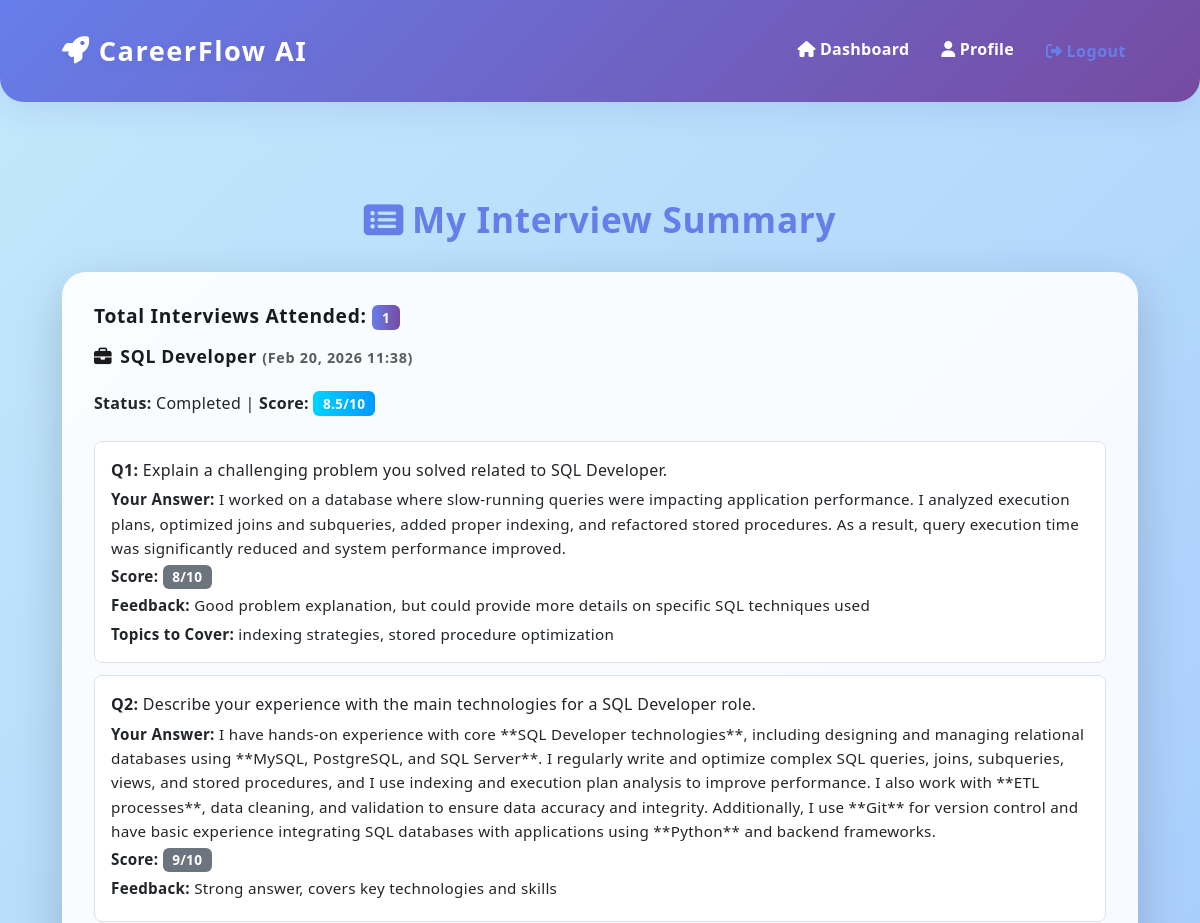
The app's page /summary/ (signed in, upper part), older data.
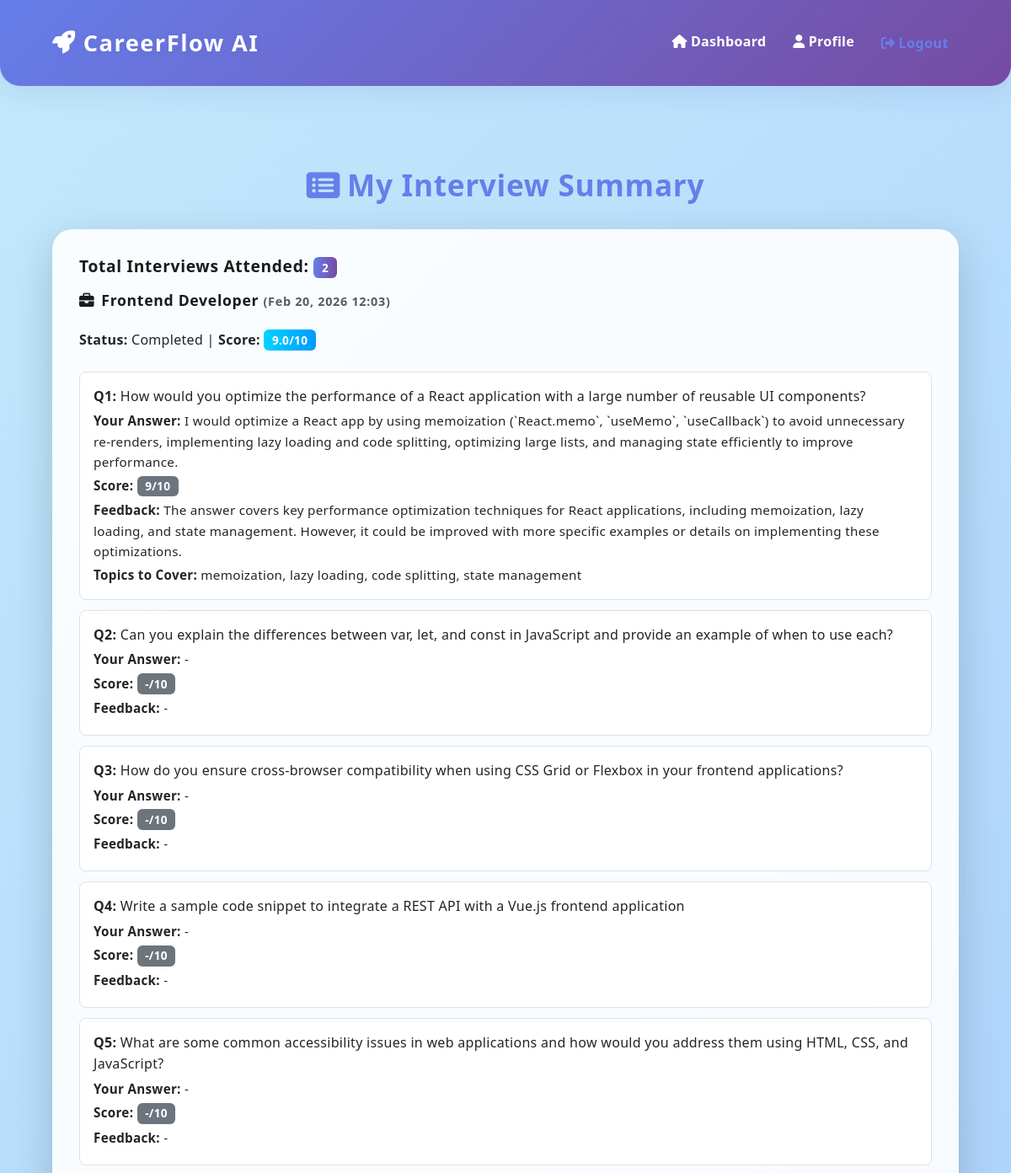
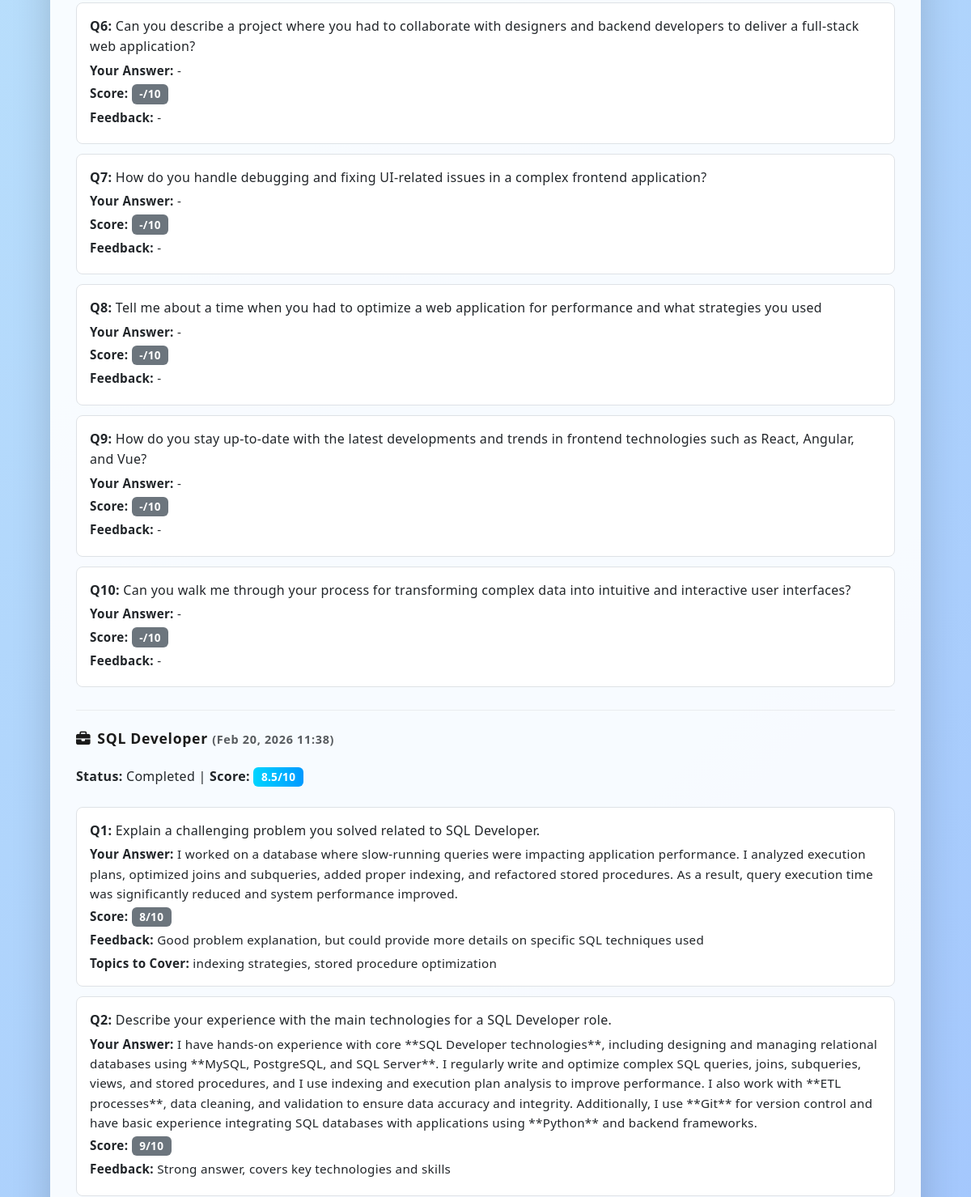
The same page, newer data (2 pictures, top to bottom).
### interviews/models.py (models this page shows, shortened)
class InterviewSession(models.Model):
    STATUS_CHOICES = [
        ('setup', 'Setup'),
        ('in_progress', 'In Progress'),
        ('completed', 'Completed'),
    ]
    user = models.ForeignKey(User, on_delete=models.CASCADE)
    job_description = models.TextField()
    role_title = models.CharField(max_length=200)
    resume = models.FileField(upload_to='resumes/')
    status = models.CharField(max_length=20, choices=STATUS_CHOICES, default='setup')
    overall_score = models.FloatField(default=0.0)
    created_at = models.DateTimeField(auto_now_add=True)
    completed_at = models.DateTimeField(null=True, blank=True)

class Question(models.Model):
    TYPE_CHOICES = [
        ('technical', 'Technical'),
        ('behavioral', 'Behavioral'),
    ]
    session = models.ForeignKey(InterviewSession, on_delete=models.CASCADE, related_name='questions')
    question_text = models.TextField()
    question_type = models.CharField(max_length=20, choices=TYPE_CHOICES)
    order = models.IntegerField(default=0)

class Answer(models.Model):
    question = models.OneToOneField(Question, on_delete=models.CASCADE, related_name='answer')
    user_response = models.TextField()
    is_voice = models.BooleanField(default=False)
    ai_score = models.IntegerField(default=0)
    ai_feedback = models.TextField()
    topics_to_cover = models.TextField(blank=True)
    answered_at = models.DateTimeField(auto_now_add=True)

### core/views.py (the view)
# urls.py: path('summary/', views.summary, name='summary'),
@login_required
def summary(request):
    sessions = InterviewSession.objects.filter(user=request.user).order_by('-created_at')
    return render(request, 'core/summary.html', {'sessions': sessions})

### core/templates/core/summary.html (shortened to what this page needs)
{% extends 'base.html' %}
{% block content %}
<div class="container py-4 py-md-5">
  <div class="row mb-4">
    <div class="col-12 text-center">
      <h1 class="dashboard-header mb-2" style="font-size: clamp(1.8rem, 5vw, 2.2rem);font-weight:700;color:#667eea;">
        <i class="fas fa-list-alt me-2"></i>My Interview Summary
      </h1>
    </div>
  </div>
  <div class="row mb-4">
    <div class="col-12">
      <div class="card shadow-lg border-0 mb-4">
        <div class="card-body">
          <h4 class="mb-3" style="font-size: clamp(1rem, 2vw, 1.2rem);">Total Interviews Attended: <span class="badge bg-primary">{{ sessions.count }}</span></h4>
          {% for session in sessions %}
          <div class="mb-4 pb-3" style="border-bottom: 1px solid #e9ecef;">
            <h5 style="font-size: clamp(1rem, 2vw, 1.1rem); word-break: break-word;"><i class="fas fa-briefcase me-2"></i>{{ session.role_title }} <small class="text-muted" style="font-size: clamp(0.8rem, 1.5vw, 0.9rem);">({{ session.created_at|date:'M d, Y H:i' }})</small></h5>
            <p style="font-size: clamp(0.9rem, 1.5vw, 1rem);"><strong>Status:</strong> {{ session.get_status_display }} | <strong>Score:</strong> <span class="badge bg-info">{{ session.overall_score|floatformat:1 }}/10</span></p>
            <div class="list-group">
              {% for question in session.questions.all %}
              <div class="list-group-item" style="padding: clamp(12px, 2vw, 16px); border: 1px solid #dee2e6; margin-bottom: 12px; border-radius: 0.5rem;">
                <p class="mb-1" style="font-size: clamp(0.9rem, 1.5vw, 1rem); word-break: break-word;"><strong>Q{{ question.order }}:</strong> {{ question.question_text }}</p>
                <p class="mb-1" style="font-size: clamp(0.85rem, 1.5vw, 0.95rem); word-break: break-word;"><strong>Your Answer:</strong> {{ question.answer.user_response|default:'-' }}</p>
                <p class="mb-1" style="font-size: clamp(0.85rem, 1.5vw, 0.95rem);"><strong>Score:</strong> <span class="badge bg-secondary">{{ question.answer.ai_score|default:'-' }}/10</span></p>
                <p class="mb-1" style="font-size: clamp(0.85rem, 1.5vw, 0.95rem); word-break: break-word;"><strong>Feedback:</strong> {{ question.answer.ai_feedback|default:'-' }}</p>
                {% if question.answer.topics_to_cover %}
                <p class="mb-0" style="font-size: clamp(0.85rem, 1.5vw, 0.95rem); word-break: break-word;"><strong>Topics to Cover:</strong> {{ question.answer.topics_to_cover }}</p>
                {% endif %}
              </div>
              {% endfor %}
            </div>
          </div>
          {% empty %}
          <p style="font-size: clamp(0.95rem, 1.5vw, 1rem);">No interviews taken yet.</p>
          {% endfor %}
        </div>
      </div>
    </div>
  </div>
</div>
{% endblock %}

### core/templates/base.html (shortened to what this page needs)
{% load static %}
<!DOCTYPE html>
<html lang="en">
<head>
    <link rel="stylesheet" href="https://cdn.jsdelivr.net/npm/bootstrap@5.3.2/dist/css/bootstrap.min.css">
    <link rel="stylesheet" href="https://cdnjs.cloudflare.com/ajax/libs/font-awesome/6.5.0/css/all.min.css">
    <link rel="stylesheet" href="{% static 'responsive.css' %}">
</head>
<body>
    <nav class="navbar navbar-expand-lg mb-4">
        <div class="container">
            <a class="navbar-brand d-flex align-items-center gap-2" href="/">
                <i class="fas fa-rocket"></i> CareerFlow AI
            </a>
            <ul class="navbar-nav ms-auto flex-row gap-2">
                {% if user.is_authenticated %}
                    <li class="nav-item"><a class="nav-link text-white" href="{% url 'dashboard' %}"><i class="fas fa-home me-1"></i>Dashboard</a></li>
                    <li class="nav-item"><a class="nav-link text-white" href="{% url 'profile' %}"><i class="fas fa-user me-1"></i>Profile</a></li>
                    <li class="nav-item d-flex align-items-center">
                        <form method="post" action="{% url 'logout' %}" class="m-0 p-0" style="display:inline;">
                            <button type="submit" class="nav-link btn btn-link text-white p-0" style="text-decoration:none;">
                                <i class="fas fa-sign-out-alt me-1"></i>Logout
                            </button>
                        </form>
                    </li>
                {% else %}
                    <li class="nav-item"><a class="nav-link text-white" href="{% url 'login' %}"><i class="fas fa-sign-in-alt me-1"></i>Login</a></li>
                    <li class="nav-item"><a class="nav-link text-white" href="{% url 'signup' %}"><i class="fas fa-user-plus me-1"></i>Sign Up</a></li>
                {% endif %}
            </ul>
        </div>
    </nav>
    <main>
        {% block content %}{% endblock %}
    </main>
</body>
</html>

### core/static/responsive.css (style rules this page uses)
:root { --font-size-base: clamp(14px, 2.5vw, 16px); --font-size-h1: clamp(24px, 5vw, 48px); --font-size-h2: clamp(20px, 4vw, 36px); --font-size-h3: clamp(18px, 3.5vw, 28px); --font-size-h4: clamp(16px, 3vw, 24px); --font-size-h5: clamp(14px, 2.5vw, 20px); --spacing-xs: clamp(4px, 1vw, 8px); --spacing-sm: clamp(8px, 2vw, 12px); --spacing-md: clamp(16px, 3vw, 24px); --spacing-lg: clamp(24px, 4vw, 32px); --spacing-xl: clamp(32px, 5vw, 48px); --padding-mobile: clamp(12px, 3vw, 16px); --padding-tablet: clamp(16px, 4vw, 20px); --padding-desktop: clamp(24px, 5vw, 32px); }
* { box-sizing: border-box; }
html { font-size: 16px; scroll-behavior: smooth; }
body { font-size: var(--font-size-base); line-height: 1.6; font-family: 'Segoe UI', Tahoma, Geneva, Verdana, sans-serif; word-break: break-word; overflow-x: hidden; }
h1, h2, h3, h4, h5, h6 { line-height: 1.2; margin-bottom: var(--spacing-md); word-wrap: break-word; }
h1 { font-size: var(--font-size-h1); }
h4 { font-size: var(--font-size-h4); }
h5 { font-size: var(--font-size-h5); }
p { margin-bottom: var(--spacing-md); font-size: inherit; }
.small, small { font-size: 85%; line-height: 1; }
.container, .container-fluid { padding-left: var(--padding-mobile); padding-right: var(--padding-mobile); }
@media (min-width: 768px) { .container, .container-fluid { padding-left: var(--padding-tablet); padding-right: var(--padding-tablet); } }
@media (min-width: 1200px) { .container, .container-fluid { padding-left: var(--padding-desktop); padding-right: var(--padding-desktop); } }
.row { margin-left: calc(-1 * var(--spacing-xs)); margin-right: calc(-1 * var(--spacing-xs)); }
.row > * { padding-left: var(--spacing-xs); padding-right: var(--spacing-xs); }
@media (min-width: 768px) { .row { margin-left: calc(-1 * var(--spacing-md)); margin-right: calc(-1 * var(--spacing-md)); } }
@media (min-width: 768px) { .row > * { padding-left: var(--spacing-md); padding-right: var(--spacing-md); } }
.navbar { padding: var(--spacing-sm) var(--padding-mobile); }
@media (min-width: 768px) { .navbar { padding: var(--spacing-md) var(--padding-tablet); } }
.navbar-brand { font-size: clamp(1.2rem, 3vw, 1.7rem); white-space: nowrap; }
.navbar-nav { gap: var(--spacing-sm); flex-wrap: wrap; }
.nav-link { font-size: clamp(0.85rem, 2vw, 1rem); padding: var(--spacing-xs) var(--spacing-sm) !important; }
.card { margin-bottom: var(--spacing-md); border-radius: clamp(0.8rem, 2vw, 1.5rem); }
.card-body { padding: var(--padding-mobile); }
@media (min-width: 768px) { .card-body { padding: var(--padding-tablet); } }
@media (min-width: 1200px) { .card-body { padding: var(--padding-desktop); } }
.btn { font-size: clamp(0.85rem, 2vw, 1rem); padding: clamp(0.4rem, 1vw, 0.7rem) clamp(0.8rem, 2vw, 1.5rem); border-radius: clamp(0.4rem, 1vw, 0.8rem); min-height: 44px; display: inline-flex; align-items: center; justify-content: center; white-space: normal; word-break: break-word; }
.d-flex.gap-2 { gap: var(--spacing-sm); }
.badge { font-size: clamp(0.7rem, 1.2vw, 0.85rem); padding: clamp(0.2rem, 0.5vw, 0.35rem) clamp(0.4rem, 1vw, 0.6rem); word-break: break-word; display: inline-block; }
@media (orientation: portrait) { body { max-width: 100%; } }

Row changes from the older to the newer data that the page shows:
added InterviewSession: role_title "Frontend Developer", created_at "Feb 20, 2026 12:03", status "Completed", overall_score "9.0"
added Question: order "1", question_text "How would you optimize the performance of a React application with a large number of reusable UI components?", answer.user_response "I would optimize a React app by using memoization (`React.memo`, `useMemo`, `useCallback`) to avoid unnecessary re-renders, implementing lazy loading and code splitting, optimizing large lists, and managing state efficiently to improve performance.", answer.ai_score "9", answer.ai_feedback "The answer covers key performance optimization techniques for React applications, including memoization, lazy loading, and state management. However, it could be improved with more specific examples or details on implementing these optimizations.", answer.topics_to_cover "memoization, lazy loading, code splitting, state management", shown under "Frontend Developer"
added Question: order "2", question_text "Can you explain the differences between var, let, and const in JavaScript and provide an example of when to use each?", answer.user_response "-", answer.ai_score "-", answer.ai_feedback "-", shown under "Frontend Developer"
added Question: order "3", question_text "How do you ensure cross-browser compatibility when using CSS Grid or Flexbox in your frontend applications?", answer.user_response "-", answer.ai_score "-", answer.ai_feedback "-", shown under "Frontend Developer"
added Question: order "4", question_text "Write a sample code snippet to integrate a REST API with a Vue.js frontend application", answer.user_response "-", answer.ai_score "-", answer.ai_feedback "-", shown under "Frontend Developer"
added Question: order "5", question_text "What are some common accessibility issues in web applications and how would you address them using HTML, CSS, and JavaScript?", answer.user_response "-", answer.ai_score "-", answer.ai_feedback "-", shown under "Frontend Developer"
added Question: order "6", question_text "Can you describe a project where you had to collaborate with designers and backend developers to deliver a full-stack web application?", answer.user_response "-", answer.ai_score "-", answer.ai_feedback "-", shown under "Frontend Developer"
added Question: order "7", question_text "How do you handle debugging and fixing UI-related issues in a complex frontend application?", answer.user_response "-", answer.ai_score "-", answer.ai_feedback "-", shown under "Frontend Developer"
added Question: order "8", question_text "Tell me about a time when you had to optimize a web application for performance and what strategies you used", answer.user_response "-", answer.ai_score "-", answer.ai_feedback "-", shown under "Frontend Developer"
added Question: order "9", question_text "How do you stay up-to-date with the latest developments and trends in frontend technologies such as React, Angular, and Vue?", answer.user_response "-", answer.ai_score "-", answer.ai_feedback "-", shown under "Frontend Developer"
added Question: order "10", question_text "Can you walk me through your process for transforming complex data into intuitive and interactive user interfaces?", answer.user_response "-", answer.ai_score "-", answer.ai_feedback "-", shown under "Frontend Developer"
Text that changed along with them:
{{ sessions.count }}: "1" → "2"
